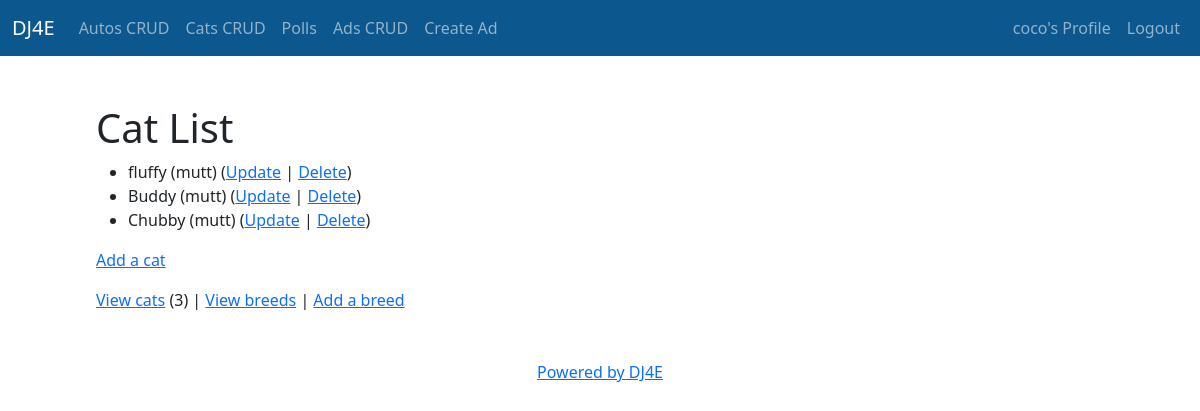
Screenshot of /cats/ (signed in) with the database file from the repository.
### cats/models.py (models this page shows, shortened)
class Cat(models.Model):
    nickname = models.CharField(
        max_length=200,
        validators=[MinLengthValidator(2, "Nickname must be greater than 1 character")]
    )
    weight = models.PositiveIntegerField()
    foods = models.CharField(max_length=300)
    breed = models.ForeignKey(Breed, on_delete=models.CASCADE, null=False)

class Breed(models.Model):
    name = models.CharField(
        max_length=200,
        validators=[MinLengthValidator(2, "Breed must be greater than 1 character")]
    )
    def __str__(self):
        return self.name

### cats/views.py (the view)
# urls.py: path('', views.CatList.as_view(), name='cat_list'),
class CatList(LoginRequiredMixin, ListView):
    model = Cat
    fields = '__all__'
    success_url = reverse_lazy('cats:cat_list')
    def get(self, request):
        cc = Cat.objects.all().count()
        cl = Cat.objects.all()
        ctx = {'cat_count': cc, 'cat_list': cl}
        return render(request, 'cats/cat_list.html', ctx)

### home/context_processors.py (called while the page is built)
def settings(request):
    return {
        'settings': django_settings,
    }

### cats/templates/cats/cat_list.html
{% extends "base_bootstrap.html" %}
{% block content %}
  <h1>Cat List</h1>
  {% if cat_list %}
  <ul>
    {% for cat in cat_list %}
      <li>
          {{ cat.nickname }} ({{ cat.breed }})
          (<a href="{% url 'cats:cat_update' cat.id %}">Update</a> |
          <a href="{% url 'cats:cat_delete' cat.id %}">Delete</a>) <br/>
      </li>
    {% endfor %}
  </ul>
  {% else %}
    <p>There are no cats in the library.</p>
  {% endif %}
  <p>
    {% if cat_count > 0 %}
      <a href="{% url 'cats:cat_create' %}">Add a cat</a>
    {% else %}
      Please add a breed before you add a cat.
    {% endif %}
  </p>
  <p>
  <a href="{% url 'cats:cat_list' %}">View cats</a> ({{ cat_count }}) | <a href="{% url 'cats:breed_list' %}">View breeds</a>  |
    <a href="{% url 'cats:breed_create' %}">Add a breed</a>
  </p>
{% endblock %}

### home/templates/partials/_navbar.html (shortened to what this page needs)
<nav class="navbar navbar-expand-lg navbar-dark" style="background-color:  #0c578d;">
    <div class="container-fluid">
      <a class="navbar-brand" href="{% url 'home' %}">DJ4E</a>
      <div class="collapse navbar-collapse" id="navbarSupportedContent">
          <ul class="navbar-nav me-auto mb-2 mb-lg-0">
            <li class="nav-item">
              <a class="nav-link {% if 'autos' == request.path %} active" style="color: red;" {% endif %} aria-current="page" href="{% url 'autos:all' %}">Autos CRUD</a>
            </li>
            <li class="nav-item">
              <a class="nav-link" aria-current="page" href="{% url 'cats:cat_list' %}">Cats CRUD</a>
            </li>
            <li class="nav-item">
              <a class="nav-link" aria-current="page" href="{% url 'polls:index' %}">Polls</a>
            </li>
            <li class="nav-item">
              <a class="nav-link" aria-current="page" href="{% url 'ads:all' %}">Ads CRUD</a>
            </li>
            <li class="nav-item">
              <a class="nav-link" aria-current="page" href="{% url 'ads:ad_create' %}">Create Ad</a>
            </li>
          </ul>
        </div>
  <div class="nav navbar-nav navbar-right">
    {% if user.is_authenticated %}
      <a class="nav-item nav-link" href="#">{{user}}'s Profile</a>
      <a class="nav-item nav-link" href="{% url 'logout' %}">Logout</a>
    {% else %}
      <a class="nav-item nav-link" href="{% url 'login' %}">Login</a>
      <a class="nav-item nav-link" href="#">Register</a>
    {% endif %}
  </div>
      </div>
    </nav>

### rows the page displays
Cat: nickname "fluffy", breed "mutt"
Cat: nickname "Buddy", breed "mutt"
Cat: nickname "Chubby", breed "mutt"

### other values shown
{{ user }} "coco"
{{ cat_count }} "3"
